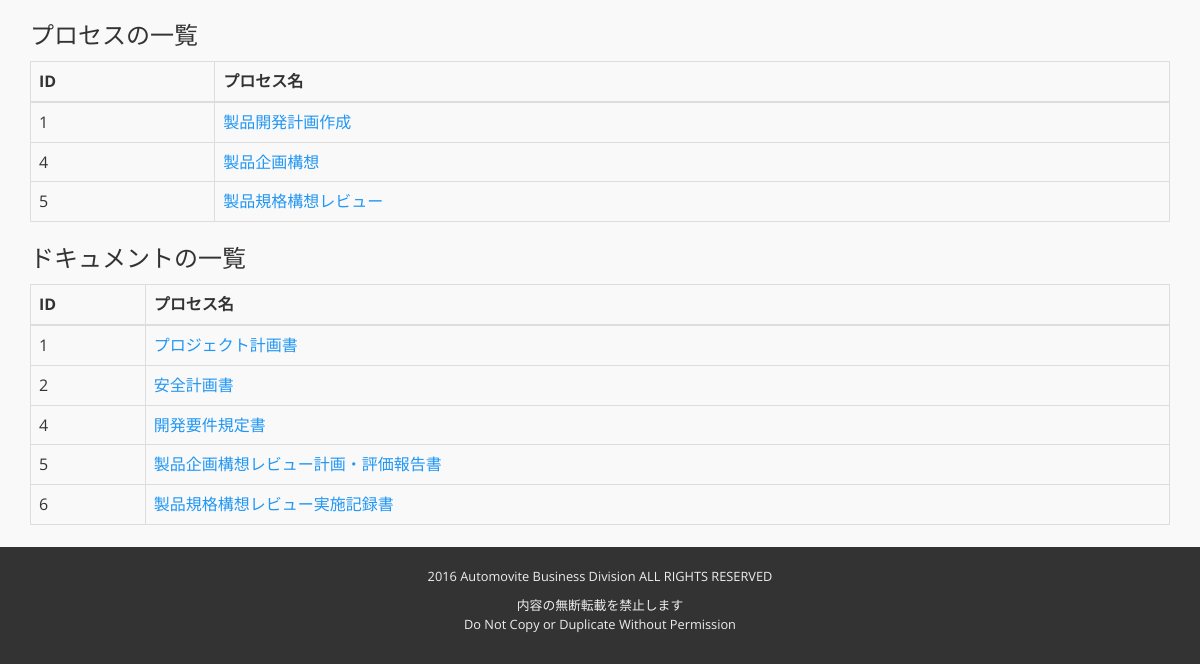
Page /processflow/ (lower part) on the earlier database version.
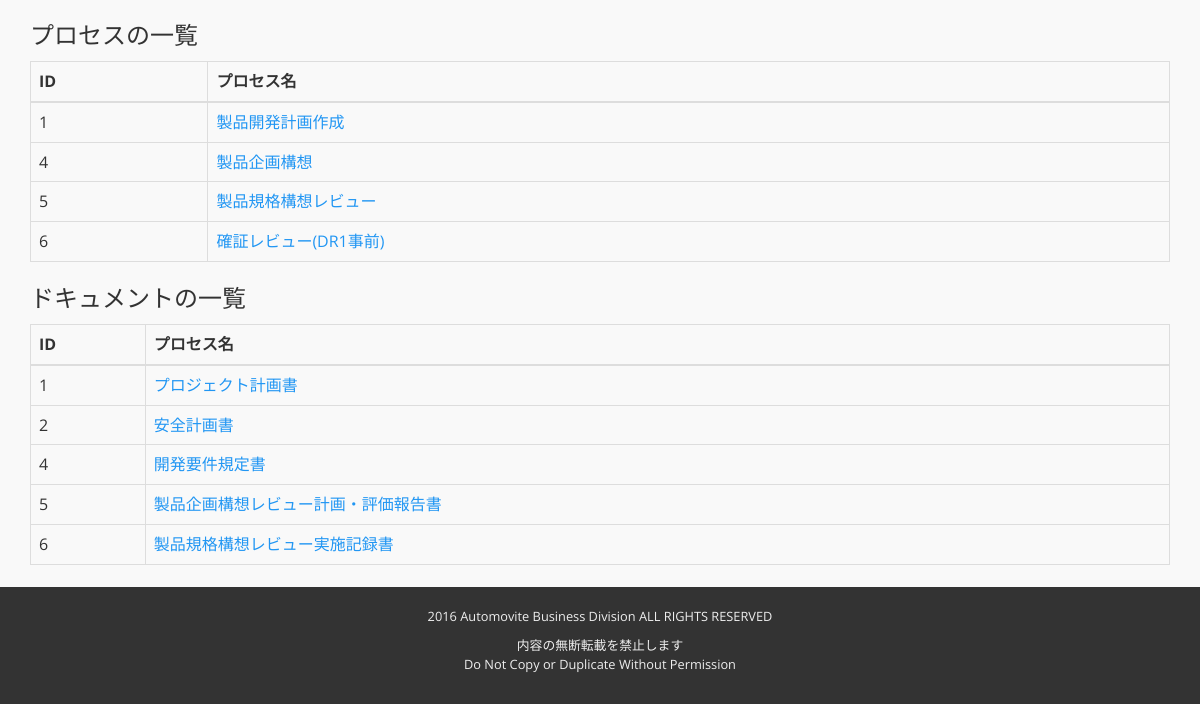
Same page on the later database version.
### process_flow/models.py (models this page shows, shortened)
class Process(models.Model):
    name = models.CharField(max_length=128)
    summary = models.TextField()
    description = models.TextField()
    process_id = models.IntegerField('Process ID')
    related_documents = models.ManyToManyField(Document, through='Relationship')

class Document(models.Model):
    name = models.CharField(max_length=128)
    summary = models.TextField(blank=True)
    description = models.TextField()
    document_id = models.IntegerField('Document ID')
    document_url = models.URLField()

### process_flow/views.py (the view)
class IndexView(TemplateView):
    template_name = 'process_flow/index.html'
    def processes(self):
        return Process.objects.all()
    def documents(self):
        return Document.objects.all()
    def requirements(self):
        return Requirement.objects.all()

### process_flow/templates/process_flow/index.html (shortened to what this page needs)
{% extends "base.html" %}
{% block content %}
<h3>プロセスの一覧</h3>
<table class="table table-striped table-bordered">
    <thead>
        <tr>
            <th>ID</th>
            <th>プロセス名</th>
        </tr>
    </thead>
    <tbody>
    {% for p in view.processes %}
    <tr>
        <td>{{ p.id }}</td>
        <td><a href="./process/{{ p.id }}">{{ p.name }}</a></td>
    </tr>
    {% endfor %}
    </tbody>
</table>
<h3>ドキュメントの一覧</h3>
<table class="table table-striped table-bordered">
    <thead>
        <tr>
            <th>ID</th>
            <th>プロセス名</th>
        </tr>
    </thead>
    <tbody>
    {% for d in view.documents %}
    <tr>
        <td>{{ d.id }}</td>
        <td><a href="./document/{{ d.id }}">{{ d.name }}</a></td>
    </tr>
    {% endfor %}
    </tbody>
</table>
{% endblock content %}

Differences in the rows shown:
added Process: id "6", name "確証レビュー(DR1事前)"
